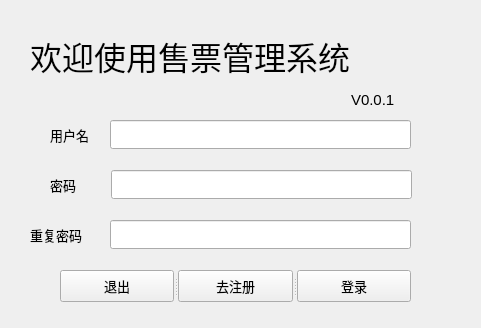
<?xml version="1.0" encoding="UTF-8"?>
<ui version="4.0">
 <class>Login</class>
 <widget class="QWidget" name="Login">
  <property name="geometry">
   <rect>
    <x>0</x>
    <y>0</y>
    <width>481</width>
    <height>328</height>
   </rect>
  </property>
  <property name="windowTitle">
   <string>登录</string>
  </property>
  <widget class="QLabel" name="label">
   <property name="geometry">
    <rect>
     <x>50</x>
     <y>120</y>
     <width>51</width>
     <height>30</height>
    </rect>
   </property>
   <property name="font">
    <font>
     <family>微软雅黑</family>
     <pointsize>10</pointsize>
    </font>
   </property>
   <property name="text">
    <string>用户名</string>
   </property>
  </widget>
  <widget class="QLineEdit" name="uidInput">
   <property name="geometry">
    <rect>
     <x>110</x>
     <y>120</y>
     <width>301</width>
     <height>29</height>
    </rect>
   </property>
   <property name="font">
    <font>
     <family>微软雅黑</family>
     <pointsize>10</pointsize>
    </font>
   </property>
  </widget>
  <widget class="QLabel" name="label_3">
   <property name="geometry">
    <rect>
     <x>30</x>
     <y>10</y>
     <width>411</width>
     <height>91</height>
    </rect>
   </property>
   <property name="font">
    <font>
     <pointsize>24</pointsize>
    </font>
   </property>
   <property name="text">
    <string>欢迎使用售票管理系统</string>
   </property>
  </widget>
  <widget class="QLabel" name="label_4">
   <property name="geometry">
    <rect>
     <x>351</x>
     <y>90</y>
     <width>61</width>
     <height>20</height>
    </rect>
   </property>
   <property name="font">
    <font>
     <pointsize>11</pointsize>
    </font>
   </property>
   <property name="text">
    <string>V0.0.1</string>
   </property>
  </widget>
  <widget class="QLabel" name="label_2">
   <property name="geometry">
    <rect>
     <x>50</x>
     <y>170</y>
     <width>34</width>
     <height>30</height>
    </rect>
   </property>
   <property name="font">
    <font>
     <family>微软雅黑</family>
     <pointsize>10</pointsize>
    </font>
   </property>
   <property name="text">
    <string>密码</string>
   </property>
  </widget>
  <widget class="QLineEdit" name="passwordInput">
   <property name="geometry">
    <rect>
     <x>111</x>
     <y>170</y>
     <width>301</width>
     <height>29</height>
    </rect>
   </property>
   <property name="font">
    <font>
     <family>微软雅黑</family>
     <pointsize>10</pointsize>
    </font>
   </property>
   <property name="inputMask">
    <string/>
   </property>
   <property name="echoMode">
    <enum>QLineEdit::Password</enum>
   </property>
  </widget>
  <widget class="QLineEdit" name="repeatPasswordInput">
   <property name="enabled">
    <bool>true</bool>
   </property>
   <property name="geometry">
    <rect>
     <x>110</x>
     <y>220</y>
     <width>301</width>
     <height>29</height>
    </rect>
   </property>
   <property name="font">
    <font>
     <family>微软雅黑</family>
     <pointsize>10</pointsize>
    </font>
   </property>
   <property name="echoMode">
    <enum>QLineEdit::Password</enum>
   </property>
  </widget>
  <widget class="QLabel" name="repeatPasswordLabel">
   <property name="enabled">
    <bool>true</bool>
   </property>
   <property name="geometry">
    <rect>
     <x>30</x>
     <y>220</y>
     <width>71</width>
     <height>30</height>
    </rect>
   </property>
   <property name="font">
    <font>
     <family>微软雅黑</family>
     <pointsize>10</pointsize>
    </font>
   </property>
   <property name="text">
    <string>重复密码</string>
   </property>
  </widget>
  <widget class="QSplitter" name="splitter">
   <property name="geometry">
    <rect>
     <x>60</x>
     <y>270</y>
     <width>351</width>
     <height>32</height>
    </rect>
   </property>
   <property name="orientation">
    <enum>Qt::Horizontal</enum>
   </property>
   <widget class="QPushButton" name="exitButton">
    <property name="font">
     <font>
      <family>微软雅黑</family>
      <pointsize>10</pointsize>
     </font>
    </property>
    <property name="text">
     <string>退出</string>
    </property>
   </widget>
   <widget class="QPushButton" name="registerButton">
    <property name="font">
     <font>
      <family>微软雅黑</family>
      <pointsize>10</pointsize>
     </font>
    </property>
    <property name="text">
     <string>去注册</string>
    </property>
   </widget>
   <widget class="QPushButton" name="loginButton">
    <property name="font">
     <font>
      <family>微软雅黑</family>
      <pointsize>10</pointsize>
     </font>
    </property>
    <property name="text">
     <string>登录</string>
    </property>
   </widget>
  </widget>
 </widget>
 <layoutdefault spacing="6" margin="11"/>
 <tabstops>
  <tabstop>uidInput</tabstop>
  <tabstop>passwordInput</tabstop>
  <tabstop>repeatPasswordInput</tabstop>
  <tabstop>loginButton</tabstop>
  <tabstop>exitButton</tabstop>
 </tabstops>
 <resources/>
 <connections/>
</ui>
